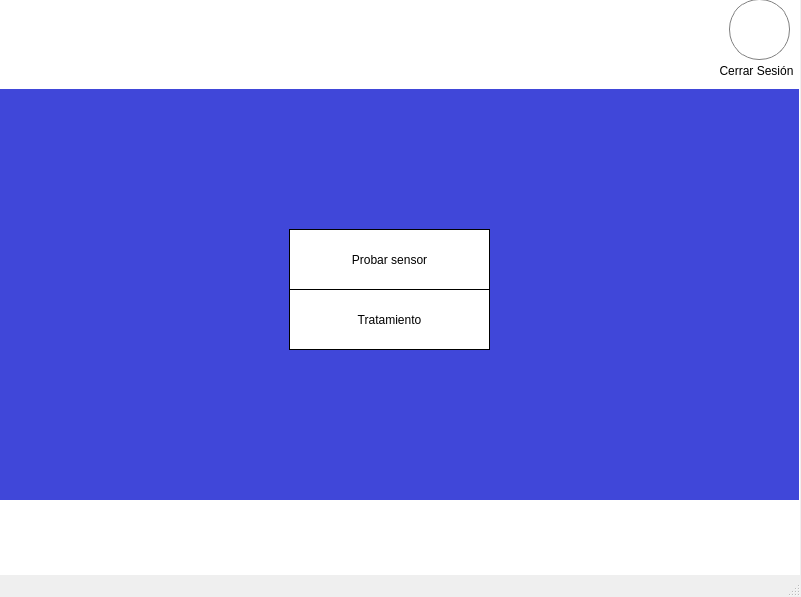
<?xml version="1.0" encoding="UTF-8"?>
<ui version="4.0">
 <class>MainWindow</class>
 <widget class="QMainWindow" name="MainWindow">
  <property name="geometry">
   <rect>
    <x>0</x>
    <y>0</y>
    <width>801</width>
    <height>597</height>
   </rect>
  </property>
  <property name="windowTitle">
   <string>MainWindow</string>
  </property>
  <widget class="QWidget" name="centralwidget">
   <widget class="QWidget" name="widget" native="true">
    <property name="geometry">
     <rect>
      <x>-1</x>
      <y>-1</y>
      <width>801</width>
      <height>581</height>
     </rect>
    </property>
    <property name="mouseTracking">
     <bool>false</bool>
    </property>
    <property name="styleSheet">
     <string notr="true">background-color: rgb(255, 255, 255);</string>
    </property>
    <widget class="QPushButton" name="button_logout">
     <property name="geometry">
      <rect>
       <x>720</x>
       <y>60</y>
       <width>75</width>
       <height>23</height>
      </rect>
     </property>
     <property name="cursor">
      <cursorShape>PointingHandCursor</cursorShape>
     </property>
     <property name="styleSheet">
      <string notr="true">border:solid;</string>
     </property>
     <property name="text">
      <string>Cerrar Sesión</string>
     </property>
    </widget>
    <widget class="QPushButton" name="button_picture">
     <property name="geometry">
      <rect>
       <x>730</x>
       <y>0</y>
       <width>61</width>
       <height>61</height>
      </rect>
     </property>
     <property name="cursor">
      <cursorShape>PointingHandCursor</cursorShape>
     </property>
     <property name="styleSheet">
      <string notr="true">border:1px solid gray;
border-radius: 30px;</string>
     </property>
     <property name="text">
      <string/>
     </property>
     <property name="icon">
      <iconset>
       <normaloff>Icon/user.png</normaloff>Icon/user.png</iconset>
     </property>
     <property name="iconSize">
      <size>
       <width>40</width>
       <height>40</height>
      </size>
     </property>
    </widget>
    <widget class="QWidget" name="widget_2" native="true">
     <property name="geometry">
      <rect>
       <x>0</x>
       <y>90</y>
       <width>800</width>
       <height>411</height>
      </rect>
     </property>
     <property name="maximumSize">
      <size>
       <width>800</width>
       <height>570</height>
      </size>
     </property>
     <property name="styleSheet">
      <string notr="true">background-color: rgb(64, 71, 217);</string>
     </property>
     <widget class="QPushButton" name="button_sensor">
      <property name="geometry">
       <rect>
        <x>290</x>
        <y>140</y>
        <width>201</width>
        <height>61</height>
       </rect>
      </property>
      <property name="cursor">
       <cursorShape>PointingHandCursor</cursorShape>
      </property>
      <property name="focusPolicy">
       <enum>Qt::StrongFocus</enum>
      </property>
      <property name="styleSheet">
       <string notr="true">border:1px solid black;
background-color: rgb(255, 255, 255);
font: 14pt &quot;Trebuchet MS&quot;;
</string>
      </property>
      <property name="text">
       <string>Probar sensor</string>
      </property>
     </widget>
     <widget class="QPushButton" name="button_tratamiento">
      <property name="geometry">
       <rect>
        <x>290</x>
        <y>200</y>
        <width>201</width>
        <height>61</height>
       </rect>
      </property>
      <property name="cursor">
       <cursorShape>PointingHandCursor</cursorShape>
      </property>
      <property name="styleSheet">
       <string notr="true">border:1px solid black;
background-color: rgb(255, 255, 255);
font: 14pt &quot;Trebuchet MS&quot;;</string>
      </property>
      <property name="text">
       <string>Tratamiento</string>
      </property>
     </widget>
    </widget>
   </widget>
  </widget>
  <widget class="QMenuBar" name="menubar">
   <property name="geometry">
    <rect>
     <x>0</x>
     <y>0</y>
     <width>801</width>
     <height>21</height>
    </rect>
   </property>
  </widget>
  <widget class="QStatusBar" name="statusbar"/>
 </widget>
 <resources/>
 <connections/>
</ui>
